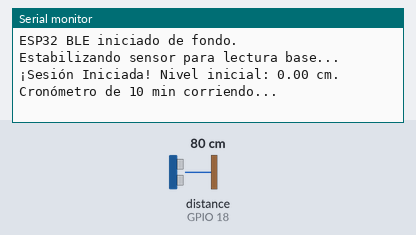
Recording of a sketch running on a simulated ESP32. On the bench: the last lines printed to the serial monitor. Wiring (inferred from the names in the program): ultrasonic range finder: trigger GPIO 5; echo GPIO 18. The test bench sets the inputs (shaded band); at power-on: distance to the obstacle (sensor on GPIO 18) 80 cm. The echo pulse lasts 58.3 µs per cm; nothing arrives over Bluetooth unless stated; a phone connects over Bluetooth LE 3 s after start.

Above: at 2.8 s.
2.9 s: distance to the obstacle (sensor on GPIO 18) set to 2 cm
At 3.37 s:
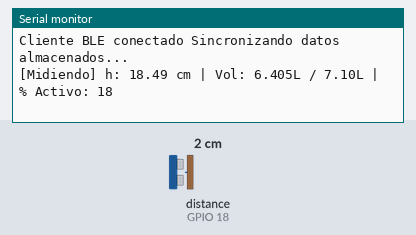
4.6 s: distance to the obstacle (sensor on GPIO 18) set to 4 cm
At 4.93 s:
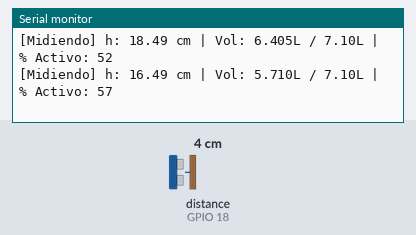
Timing chart, 0 to 7.6 s (numbered marks = the images above; inputs shaded):
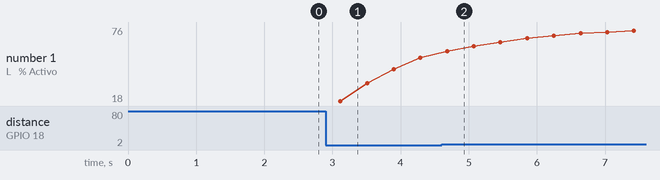

The sketch:

cod.ino
```cpp
#include <BLEDevice.h>
#include <BLEServer.h>
#include <BLEUtils.h>
#include <BLE2902.h>

BLEServer          *pServer          = NULL;
BLECharacteristic  *pTxCharacteristic = NULL;
bool deviceConnected    = false;
bool oldDeviceConnected = false;

#define SERVICE_UUID           "6e400001-b5a3-f393-e0a9-e50e24dcca9e"
#define CHARACTERISTIC_UUID_TX "6e400003-b5a3-f393-e0a9-e50e24dcca9e"

#define TRIG_PIN 5
#define ECHO_PIN 18

const float ALTURA_TOTAL_CM = 20.5f;
const float RADIO_CM        = 10.5f;
const float PI_             = 3.14159f;
const float AREA_BASE_CM2   = PI_ * RADIO_CM * RADIO_CM;
const float VOLUMEN_MAX_L   = (AREA_BASE_CM2 * ALTURA_TOTAL_CM) / 1000.0f;

const unsigned long DURACION_SESION_MS = 10UL * 60UL * 1000UL;
unsigned long tiempoInicio     = 0;
bool sesionActiva              = false;
bool sesionTerminada           = false;
float alturaInicialCm          = 0.0f;
int   nivelPorcentaje          = 0;

class MyServerCallbacks : public BLEServerCallbacks {
    void onConnect(BLEServer* pServer) {
        deviceConnected = true;
        Serial.println("Cliente BLE conectado Sincronizando datos almacenados...");

        char txString[8];
        dtostrf(nivelPorcentaje, 1, 0, txString);
        pTxCharacteristic->setValue(txString);
        pTxCharacteristic->notify();
    }
    void onDisconnect(BLEServer* pServer) {
        deviceConnected = false;
        Serial.println("Cliente BLE desconectado");
    }
};

float medirDistancia() {
    digitalWrite(TRIG_PIN, LOW);
    delayMicroseconds(2);
    digitalWrite(TRIG_PIN, HIGH);
    delayMicroseconds(10);
    digitalWrite(TRIG_PIN, LOW);

    long dur = pulseIn(ECHO_PIN, HIGH, 30000);
    if (dur == 0) return -1.0f;
    return (dur * 0.0343f) / 2.0f;
}

float medirDistanciaFiltrada() {
    const int N = 9;
    float m[N];
    for (int i = 0; i < N; i++) {
        m[i] = medirDistancia();
        delay(15);
    }
    for (int i = 0; i < N - 1; i++)
        for (int j = i + 1; j < N; j++)
            if (m[i] > m[j]) { float t = m[i]; m[i] = m[j]; m[j] = t; }
    return m[N / 2];
}

float medirAlturaAgua() {
    float distancia = medirDistanciaFiltrada();

    if (distancia <= 2.0f || distancia > ALTURA_TOTAL_CM) {
        return -1.0f;
    }

    float altura = ALTURA_TOTAL_CM - distancia;
    return constrain(altura, 0.0f, ALTURA_TOTAL_CM);
}

int calcularPorcentajeTiempoReal(float alturaActualCm) {
    float deltaAltura = alturaActualCm - alturaInicialCm;
    if (deltaAltura < 0.0f) deltaAltura = 0.0f;

    float volumenCm3 = AREA_BASE_CM2 * deltaAltura;
    float volumenL   = volumenCm3 / 1000.0f;

    float porcentajeCrudo = (volumenL / VOLUMEN_MAX_L) * 100.0f;
    porcentajeCrudo = constrain(porcentajeCrudo, 0.0f, 100.0f);

    int porcentajeCalculado = (int)porcentajeCrudo;
    int porcentajeSuavizado = (int)((nivelPorcentaje * 0.80) + (porcentajeCalculado * 0.20));

    Serial.printf("[Midiendo] h: %.2f cm | Vol: %.3fL / %.2fL | %% Activo: %d\n",
                  alturaActualCm, volumenL, VOLUMEN_MAX_L, porcentajeSuavizado);

    return porcentajeSuavizado;
}

void setup() {
    Serial.begin(115200);
    pinMode(TRIG_PIN, OUTPUT);
    pinMode(ECHO_PIN, INPUT);

    BLEDevice::init("RainSense_ESP32");
    pServer = BLEDevice::createServer();
    pServer->setCallbacks(new MyServerCallbacks());

    BLEService *pService = pServer->createService(SERVICE_UUID);
    pTxCharacteristic = pService->createCharacteristic(
        CHARACTERISTIC_UUID_TX,
        BLECharacteristic::PROPERTY_NOTIFY
    );
    pTxCharacteristic->addDescriptor(new BLE2902());
    pService->start();

    BLEAdvertising *pAdvertising = BLEDevice::getAdvertising();
    pAdvertising->addServiceUUID(SERVICE_UUID);
    pAdvertising->setScanResponse(true);
    pAdvertising->setMinPreferred(0x06);
    pAdvertising->setMinPreferred(0x12);
    BLEDevice::startAdvertising();

    Serial.println("ESP32 BLE iniciado de fondo.");
    Serial.println("Estabilizando sensor para lectura base...");
    delay(1500);

    float lecturaInicial = medirAlturaAgua();
    alturaInicialCm = (lecturaInicial >= 0.0f) ? lecturaInicial : 0.0f;

    tiempoInicio = millis();
    sesionActiva = true;
    sesionTerminada = false;
    nivelPorcentaje = 0;

    Serial.printf("¡Sesión Iniciada! Nivel inicial: %.2f cm. Cronómetro de 10 min corriendo...\n", alturaInicialCm);
}

void loop() {
    unsigned long ahora = millis();

    if (sesionActiva && !sesionTerminada) {
        unsigned long transcurrido = ahora - tiempoInicio;

        if (transcurrido >= DURACION_SESION_MS) {
            sesionTerminada = true;
            sesionActiva    = false;

            Serial.printf("\n========================Tan tan=========\n");
            Serial.printf(" Porcentaje final guardado: %d%%\n", nivelPorcentaje);
            Serial.printf(" Para reiniciar, apague y prenda el ESP32.\n");
            Serial.printf("=========================================\n");

            if (deviceConnected) {
                char txString[8];
                dtostrf(nivelPorcentaje, 1, 0, txString);
                pTxCharacteristic->setValue(txString);
                pTxCharacteristic->notify();
            }
        } else {
            float alturaActual = medirAlturaAgua();
            if (alturaActual >= 0) {
                nivelPorcentaje = calcularPorcentajeTiempoReal(alturaActual);

                if (deviceConnected) {
                    char txString[8];
                    dtostrf(nivelPorcentaje, 1, 0, txString);
                    pTxCharacteristic->setValue(txString);
                    pTxCharacteristic->notify();
                }
            }
            delay(250);
        }
    }

    if (sesionTerminada && deviceConnected) {
        static unsigned long ultimoRefresco = 0;
        if (ahora - ultimoRefresco > 2000) {
            ultimoRefresco = ahora;
            char txString[8];
            dtostrf(nivelPorcentaje, 1, 0, txString);
            pTxCharacteristic->setValue(txString);
            pTxCharacteristic->notify();
        }
    }

    if (!deviceConnected && oldDeviceConnected) {
        delay(500);
        pServer->startAdvertising();
        Serial.println("Reanunciando señal BLE para sincronizaciones tardías");
        oldDeviceConnected = deviceConnected;
    }
    if (deviceConnected && !oldDeviceConnected) {
        oldDeviceConnected = deviceConnected;
    }
}

// #include <BLEDevice.h>
// #include <BLEServer.h>
// #include <BLEUtils.h>
// #include <BLE2902.h>

// BLEServer          *pServer          = NULL;
// BLECharacteristic  *pTxCharacteristic = NULL;
// bool deviceConnected    = false;
// bool oldDeviceConnected = false;

// #define SERVICE_UUID           "6e400001-b5a3-f393-e0a9-e50e24dcca9e"
// #define CHARACTERISTIC_UUID_TX "6e400003-b5a3-f393-e0a9-e50e24dcca9e"

// #define TRIG_PIN 5
// #define ECHO_PIN 18

// const float ALTURA_TOTAL_CM = 20.5f;
// const float RADIO_CM        = 10.5f;
// const float PI_             = 3.14159f;
// const float AREA_BASE_CM2   = PI_ * RADIO_CM * RADIO_CM;
// const float VOLUMEN_MAX_L   = (AREA_BASE_CM2 * ALTURA_TOTAL_CM) / 1000.0f;

// const unsigned long DURACION_SESION_MS = 11UL * 60UL * 1000UL;
// const unsigned long TIEMPO_REAJUSTE_MS = 1UL * 60UL * 1000UL;

// unsigned long tiempoInicio     = 0;
// bool sesionActiva              = false;
// bool sesionTerminada           = false;
// bool medidaReajustada          = false;
// float alturaInicialCm          = 0.0f;
// int   nivelPorcentaje          = 0;

// class MyServerCallbacks : public BLEServerCallbacks {
//     void onConnect(BLEServer* pServer) {
//         deviceConnected = true;
//         Serial.println("Cliente BLE conectado Sincronizando datos almacenados...");

//         char txString[8];
//         dtostrf(nivelPorcentaje, 1, 0, txString);
//         pTxCharacteristic->setValue(txString);
//         pTxCharacteristic->notify();
//     }
//     void onDisconnect(BLEServer* pServer) {
//         deviceConnected = false;
//         Serial.println("Cliente BLE desconectado");
//     }
// };

// float medirDistancia() {
//     digitalWrite(TRIG_PIN, LOW);
//     delayMicroseconds(2);
//     digitalWrite(TRIG_PIN, HIGH);
//     delayMicroseconds(10);
//     digitalWrite(TRIG_PIN, LOW);

//     long dur = pulseIn(ECHO_PIN, HIGH, 30000);
//     if (dur == 0) return -1.0f;
//     return (dur * 0.0343f) / 2.0f;
// }

// float medirDistanciaFiltrada() {
//     const int N = 9;
//     float m[N];
//     for (int i = 0; i < N; i++) {
//         m[i] = medirDistancia();
//         delay(15);
//     }
//     for (int i = 0; i < N - 1; i++)
//         for (int j = i + 1; j < N; j++)
//             if (m[i] > m[j]) { float t = m[i]; m[i] = m[j]; m[j] = t; }
//     return m[N / 2];
// }

// float medirAlturaAgua() {
//     float distancia = medirDistanciaFiltrada();

//     if (distancia <= 2.0f || distancia > ALTURA_TOTAL_CM) {
//         return -1.0f;
//     }

//     float altura = ALTURA_TOTAL_CM - distancia;
//     return constrain(altura, 0.0f, ALTURA_TOTAL_CM);
// }

// int calcularPorcentajeTiempoReal(float alturaActualCm) {
//     float deltaAltura = alturaActualCm - alturaInicialCm;
//     if (deltaAltura < 0.0f) deltaAltura = 0.0f;

//     float volumenCm3 = AREA_BASE_CM2 * deltaAltura;
//     float volumenL   = volumenCm3 / 1000.0f;

//     float porcentajeCrudo = (volumenL / VOLUMEN_MAX_L) * 100.0f;
//     porcentajeCrudo = constrain(porcentajeCrudo, 0.0f, 100.0f);

//     int porcentajeCalculado = (int)porcentajeCrudo;
//     int porcentajeSuavizado = (int)((nivelPorcentaje * 0.80) + (porcentajeCalculado * 0.20));

//     Serial.printf("[Midiendo] h: %.2f cm | Vol: %.3fL / %.2fL | %% Activo: %d\n",
//                   alturaActualCm, volumenL, VOLUMEN_MAX_L, porcentajeSuavizado);

//     return porcentajeSuavizado;
// }

// void setup() {
//     Serial.begin(115200);
//     pinMode(TRIG_PIN, OUTPUT);
//     pinMode(ECHO_PIN, INPUT);

//     BLEDevice::init("RainSense_ESP32");
//     pServer = BLEDevice::createServer();
//     pServer->setCallbacks(new MyServerCallbacks());

//     BLEService *pService = pServer->createService(SERVICE_UUID);
//     pTxCharacteristic = pService->createCharacteristic(
//         CHARACTERISTIC_UUID_TX,
//         BLECharacteristic::PROPERTY_NOTIFY
//     );
//     pTxCharacteristic->addDescriptor(new BLE2902());
//     pService->start();

//     BLEAdvertising *pAdvertising = BLEDevice::getAdvertising();
//     pAdvertising->addServiceUUID(SERVICE_UUID);
//     pAdvertising->setScanResponse(true);
//     pAdvertising->setMinPreferred(0x06);
//     pAdvertising->setMinPreferred(0x12);
//     BLEDevice::startAdvertising();

//     Serial.println("ESP32 BLE iniciado de fondo.");
//     Serial.println("Estabilizando sensor para lectura base...");
//     delay(1500);

//     float lecturaInicial = medirAlturaAgua();
//     alturaInicialCm = (lecturaInicial >= 0.0f) ? lecturaInicial : 0.0f;

//     tiempoInicio = millis();
//     sesionActiva = true;
//     sesionTerminada = false;
//     medidaReajustada = false;
//     nivelPorcentaje = 0;

//     Serial.printf("¡Sesión Iniciada! Nivel inicial: %.2f cm. Cronómetro de 11 min corriendo...\n", alturaInicialCm);
// }

// void loop() {
//     unsigned long ahora = millis();

//     if (sesionActiva && !sesionTerminada) {
//         unsigned long transcurrido = ahora - tiempoInicio;

//         if (!medidaReajustada && transcurrido >= TIEMPO_REAJUSTE_MS) {
//             float nuevaLectura = medirAlturaAgua();
//             if (nuevaLectura >= 0.0f) {
//                 alturaInicialCm = nuevaLectura;
//                 medidaReajustada = true;
//                 nivelPorcentaje = 0;
//                 Serial.printf("\n*** MINUTO 1 ALCANZADO ***\n");
//                 Serial.printf("Nueva medida base fijada: %.2f cm\n", alturaInicialCm);
//             }
//         }

//         if (transcurrido >= DURACION_SESION_MS) {
//             sesionTerminada = true;
//             sesionActiva    = false;

//             Serial.printf("\n========================Tan tan=========\n");
//             Serial.printf(" Porcentaje final guardado: %d%%\n", nivelPorcentaje);
//             Serial.printf(" Para reiniciar, apague y prenda el ESP32.\n");
//             Serial.printf("=========================================\n");

//             if (deviceConnected) {
//                 char txString[8];
//                 dtostrf(nivelPorcentaje, 1, 0, txString);
//                 pTxCharacteristic->setValue(txString);
//                 pTxCharacteristic->notify();
//             }
//         } else {
//             float alturaActual = medirAlturaAgua();
//             if (alturaActual >= 0) {
//                 nivelPorcentaje = calcularPorcentajeTiempoReal(alturaActual);

//                 if (deviceConnected) {
//                     char txString[8];
//                     dtostrf(nivelPorcentaje, 1, 0, txString);
//                     pTxCharacteristic->setValue(txString);
//                     pTxCharacteristic->notify();
//                 }
//             }
//             delay(250);
//         }
//     }

//     if (sesionTerminada && deviceConnected) {
//         static unsigned long ultimoRefresco = 0;
//         if (ahora - ultimoRefresco > 2000) {
//             ultimoRefresco = ahora;
//             char txString[8];
//             dtostrf(nivelPorcentaje, 1, 0, txString);
//             pTxCharacteristic->setValue(txString);
//             pTxCharacteristic->notify();
//         }
//     }

//     if (!deviceConnected && oldDeviceConnected) {
//         delay(500);
//         pServer->startAdvertising();
//         Serial.println("Reanunciando señal BLE para sincronizaciones tardías");
//         oldDeviceConnected = deviceConnected;
//     }
//     if (deviceConnected && !oldDeviceConnected) {
//         oldDeviceConnected = deviceConnected;
//     }
// }
```

Measured:
- after the input at 2.9 s, the serial monitor: prints a new line after 0.22 s (image 1)
- after the input at 4.6 s, the serial monitor: prints a new line after 0.08 s (image 2)
- plotted number 1: 52 → 76 after the input at 4.6 s
